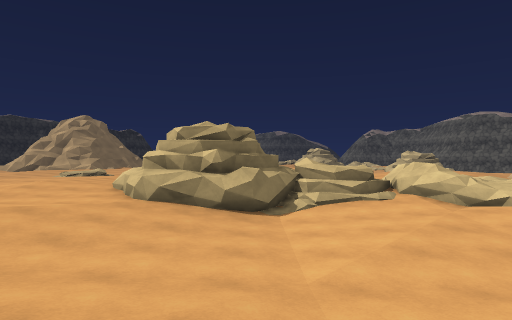
View 1 (above)

20 first-person views from a walk through a 3-D level made in the Unity game engine. The camera is 1.5 m above the floor, looks level and sees 75° across. The floor is counted in squares, 2 m on a side. Each view is taken from the middle of a square. On the plan, view 1 faces up. The plan holds only what a view shows up to about 11 squares ahead; the rest is blank. The place goes on beyond the plan. The player is left out. Surface patterns are stand-ins for the level's own textures.

View 2
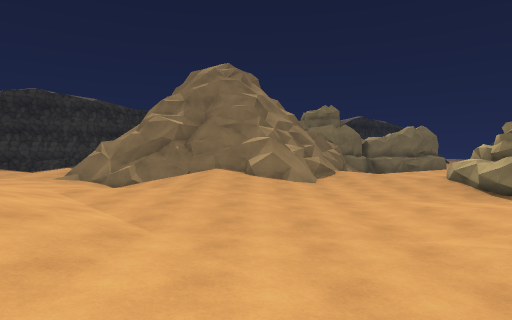

View 3
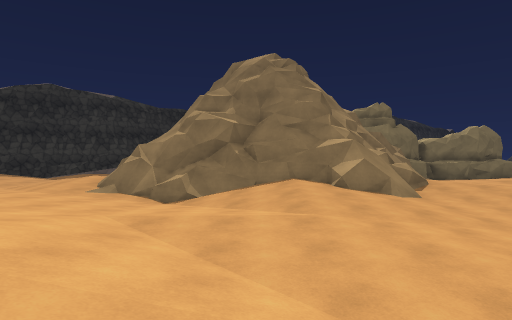

View 4
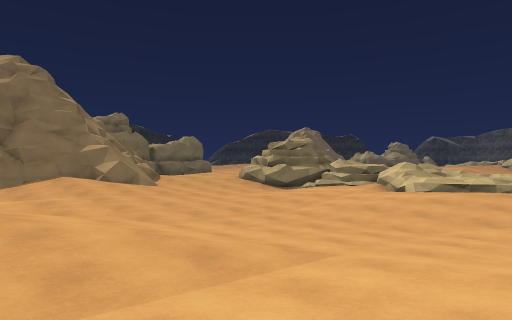

View 5
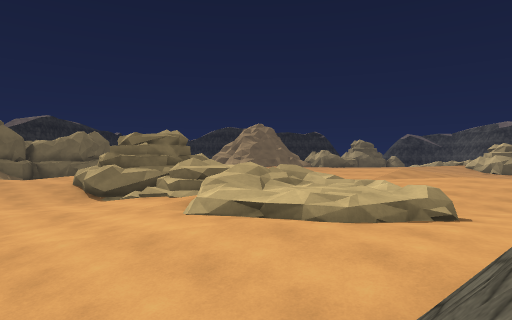

View 6
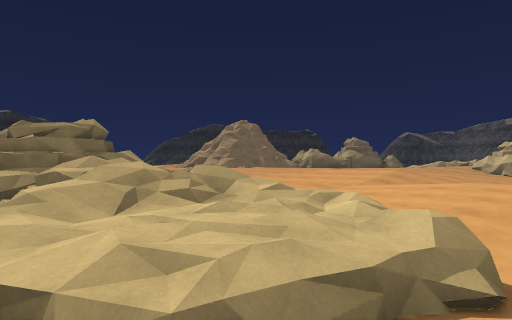

View 7
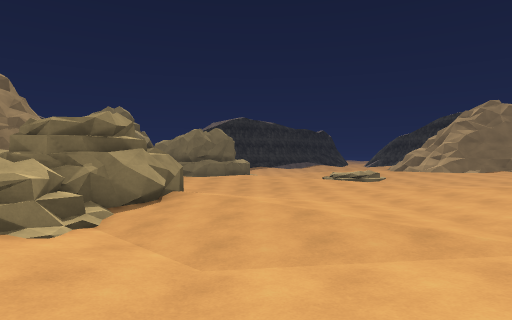

View 8
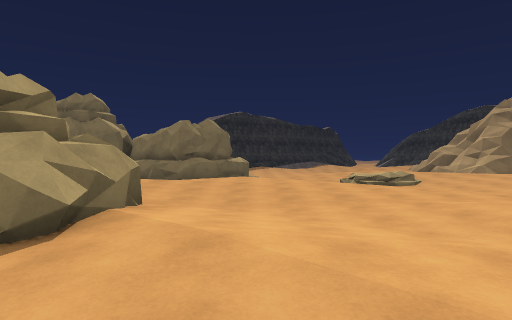

View 9
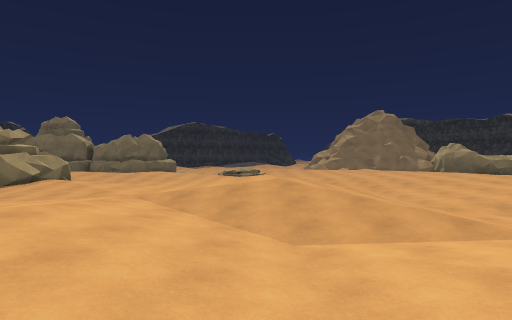

View 10
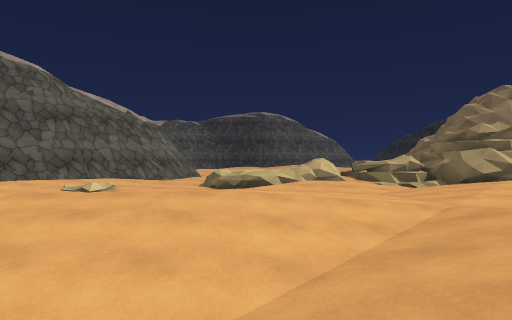

View 11
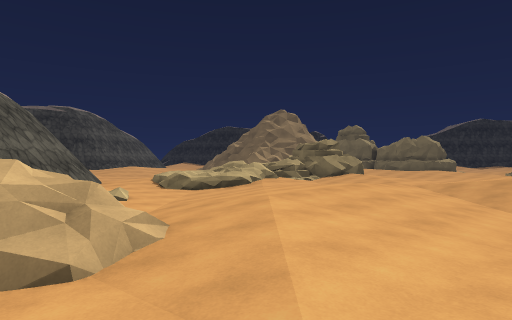

View 12
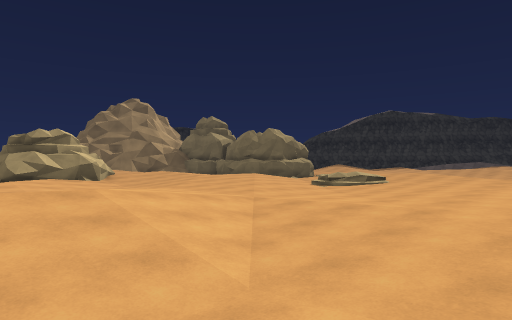

View 13
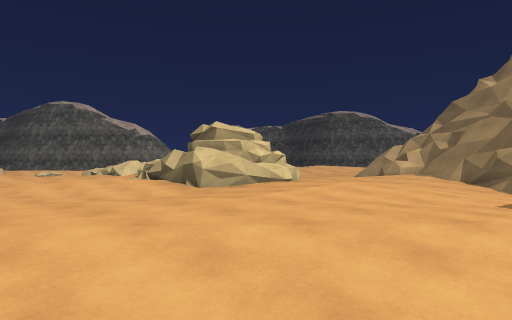

View 14
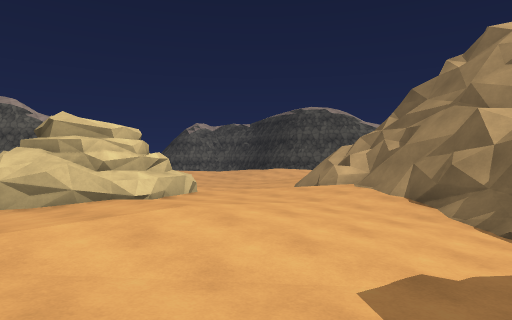

View 15
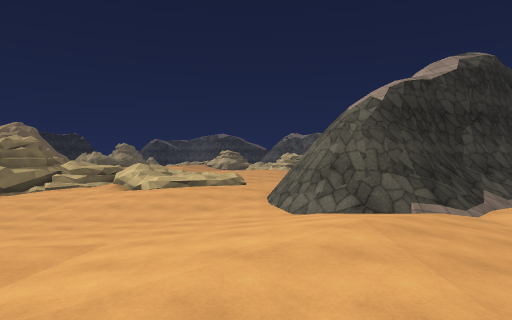

View 16
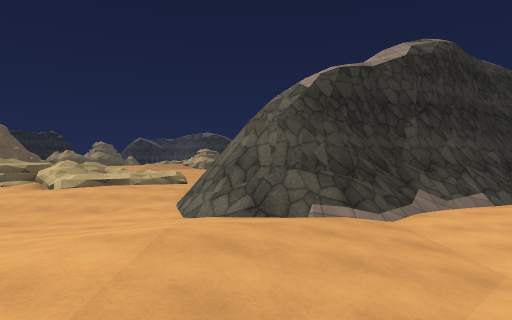

View 17
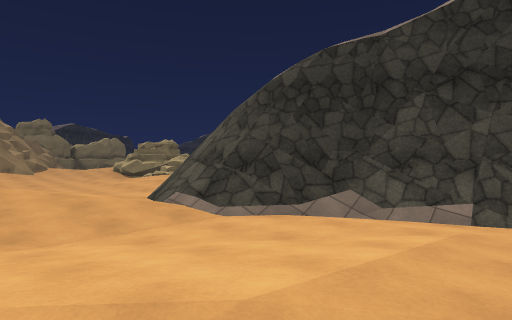

View 18
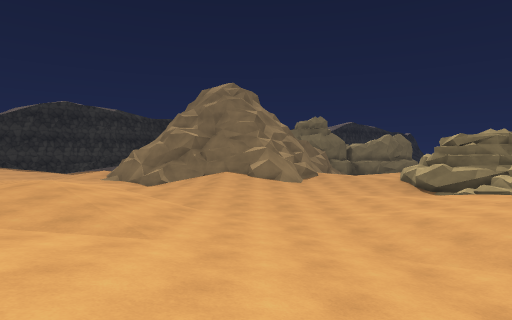

View 19
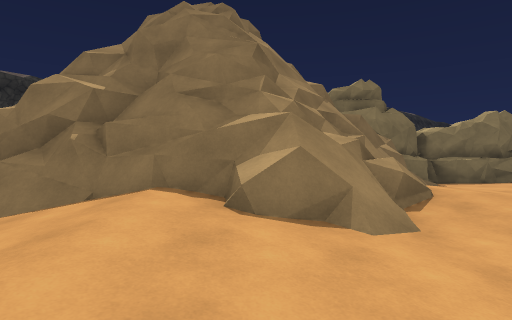

View 20
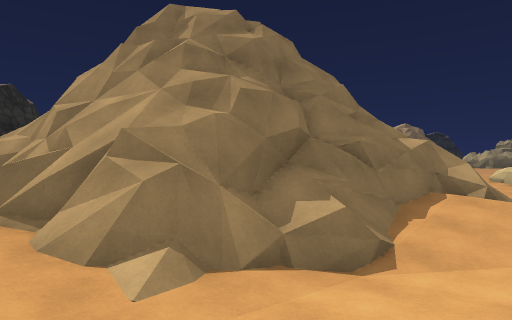

### Floor plan
Key: @ floor where view 1 was taken; # wall or solid block; x gap in a wall; . main floor; : floor 0.25 m higher than the main floor; - floor 0.25 m lower than the main floor; + floor 0.5 m higher than the main floor; _ floor 0.5 m lower than the main floor; * floor 0.75 m higher than the main floor; < floor 0.75 m lower than the main floor; % floor 1 m higher than the main floor; & floor 1.25 m higher than the main floor; / step, stairs or slope; = window, fence, low wall or low ledge; ^ raised ledge; v drop or lower ground.
Columns run from 9 left of view 1 to 16 right of it. Each row starts with its distance up from view 1.
 25         ++
 24         ++:
 23         :::..
 22        ::...--
 21  ++:::::.----__
 20 ++::::...--------
 19 :::.....-....::--.
 18 :...-...:+++++.---... .
 17 //---...:+++++._--....
 16  +/-....:::++:-....::.-
 15 ---.:.......:..:+:::.//
 14  -.::.........:++::.///
 13 -.:::..--.::...::..- /
 12 .::::.--.::.--...--_-/
 11 .::::.-..:..-...--_/-.
 10  ..::..##=.-.///__-..##
  9 -.::+:^##^/&/=*+/--.##
  8 -..:::^#^^/&//+++--##
  7 --..:..###//.%++/./##
  6 ^--.....-___--//..###   =#
  5  #...:.-_____--.--###=####
  4  ##/::.-__________##^#///_
  3  =##//.-____<<<<<_/#/=/___
  2   ##==//-____<<<___//___--
  1   #vvx//.--______-..-__-.-
  0   #==#=+:@--____-.:.-__-.-
 -1   ###=/:.-----.-.::.__-..-
 -2   ####/----..::..:.-
 -3    #=#/_--.:+++: . .
 -4   ##///--.:+++   :
 -5  ###=/....:+
 -6     +:..:

Where each view was taken, in squares from view 1:
view 1: 0 up, 0 right, facing up
view 2: 1 up, 7 right, facing left
view 3: 1 down, 5 right, facing left
view 4: 3 down, 8 right, facing up-left
view 5: 3 up, 9 right, facing up-left
view 6: 6 up, 8 right, facing up-left
view 7: 12 up, 6 right, facing left
view 8: 12 up, 3 right, facing left
view 9: 17 up, 10 right, facing left
view 10: 19 up, 6 right, facing down
view 11: 18 up, 13 right, facing down-left
view 12: 22 up, 2 right, facing down-left
view 13: 15 up, 9 left, facing down-right
view 14: 11 up, 9 left, facing down-right
view 15: 4 down, 8 right, facing up
view 16: 3 down, 10 right, facing up
view 17: 1 down, 16 right, facing up-left
view 18: 1 up, 10 right, facing left
view 19: 1 up, 1 right, facing left
view 20: 6 down, 1 left, facing up-left
